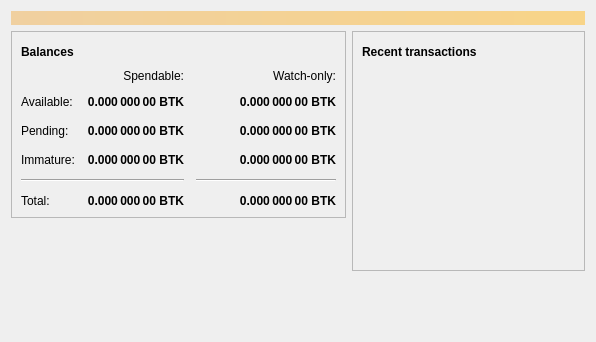
<?xml version="1.0" encoding="UTF-8"?>
<ui version="4.0">
 <class>OverviewPage</class>
 <widget class="QWidget" name="OverviewPage">
  <property name="geometry">
   <rect>
    <x>0</x>
    <y>0</y>
    <width>596</width>
    <height>342</height>
   </rect>
  </property>
  <property name="windowTitle">
   <string>Form</string>
  </property>
  <layout class="QVBoxLayout" name="topLayout">
   <item>
    <widget class="QLabel" name="labelAlerts">
     <property name="visible">
      <bool>false</bool>
     </property>
     <property name="styleSheet">
      <string notr="true">QLabel { background-color: qlineargradient(x1: 0, y1: 0, x2: 1, y2: 0, stop:0 #F0D0A0, stop:1 #F8D488); color:#000000; }</string>
     </property>
     <property name="wordWrap">
      <bool>true</bool>
     </property>
     <property name="margin">
      <number>3</number>
     </property>
     <property name="textInteractionFlags">
      <set>Qt::TextSelectableByMouse</set>
     </property>
    </widget>
   </item>
   <item>
    <layout class="QHBoxLayout" name="horizontalLayout" stretch="1,1">
     <item>
      <layout class="QVBoxLayout" name="verticalLayout_2">
       <item>
        <widget class="QFrame" name="frame">
         <property name="frameShape">
          <enum>QFrame::StyledPanel</enum>
         </property>
         <property name="frameShadow">
          <enum>QFrame::Raised</enum>
         </property>
         <layout class="QVBoxLayout" name="verticalLayout_4">
          <item>
           <layout class="QHBoxLayout" name="horizontalLayout_4">
            <item>
             <widget class="QLabel" name="label_5">
              <property name="font">
               <font>
                <weight>75</weight>
                <bold>true</bold>
               </font>
              </property>
              <property name="text">
               <string>Balances</string>
              </property>
             </widget>
            </item>
            <item>
             <widget class="QPushButton" name="labelWalletStatus">
              <property name="enabled">
               <bool>true</bool>
              </property>
              <property name="maximumSize">
               <size>
                <width>30</width>
                <height>16777215</height>
               </size>
              </property>
              <property name="toolTip">
               <string>The displayed information may be out of date. Your wallet automatically synchronizes with the Bitkincoin network after a connection is established, but this process has not completed yet.</string>
              </property>
              <property name="text">
               <string/>
              </property>
              <property name="icon">
               <iconset resource="../bitkincoin.qrc">
                <normaloff>:/icons/warning</normaloff>
                <disabledoff>:/icons/warning</disabledoff>:/icons/warning</iconset>
              </property>
              <property name="iconSize">
               <size>
                <width>24</width>
                <height>24</height>
               </size>
              </property>
              <property name="flat">
               <bool>true</bool>
              </property>
             </widget>
            </item>
            <item>
             <spacer name="horizontalSpacer_3">
              <property name="orientation">
               <enum>Qt::Horizontal</enum>
              </property>
              <property name="sizeHint" stdset="0">
               <size>
                <width>40</width>
                <height>20</height>
               </size>
              </property>
             </spacer>
            </item>
           </layout>
          </item>
          <item>
           <layout class="QGridLayout" name="gridLayout">
            <property name="spacing">
             <number>12</number>
            </property>
            <item row="2" column="2">
             <widget class="QLabel" name="labelWatchPending">
              <property name="font">
               <font>
                <weight>75</weight>
                <bold>true</bold>
               </font>
              </property>
              <property name="cursor">
               <cursorShape>IBeamCursor</cursorShape>
              </property>
              <property name="toolTip">
               <string>Unconfirmed transactions to watch-only addresses</string>
              </property>
              <property name="text">
               <string notr="true">0.000 000 00 BTK</string>
              </property>
              <property name="alignment">
               <set>Qt::AlignRight|Qt::AlignTrailing|Qt::AlignVCenter</set>
              </property>
              <property name="textInteractionFlags">
               <set>Qt::LinksAccessibleByMouse|Qt::TextSelectableByKeyboard|Qt::TextSelectableByMouse</set>
              </property>
             </widget>
            </item>
            <item row="2" column="1">
             <widget class="QLabel" name="labelUnconfirmed">
              <property name="font">
               <font>
                <weight>75</weight>
                <bold>true</bold>
               </font>
              </property>
              <property name="cursor">
               <cursorShape>IBeamCursor</cursorShape>
              </property>
              <property name="toolTip">
               <string>Total of transactions that have yet to be confirmed, and do not yet count toward the spendable balance</string>
              </property>
              <property name="text">
               <string notr="true">0.000 000 00 BTK</string>
              </property>
              <property name="alignment">
               <set>Qt::AlignRight|Qt::AlignTrailing|Qt::AlignVCenter</set>
              </property>
              <property name="textInteractionFlags">
               <set>Qt::LinksAccessibleByMouse|Qt::TextSelectableByKeyboard|Qt::TextSelectableByMouse</set>
              </property>
             </widget>
            </item>
            <item row="3" column="2">
             <widget class="QLabel" name="labelWatchImmature">
              <property name="font">
               <font>
                <weight>75</weight>
                <bold>true</bold>
               </font>
              </property>
              <property name="cursor">
               <cursorShape>IBeamCursor</cursorShape>
              </property>
              <property name="toolTip">
               <string>Mined balance in watch-only addresses that has not yet matured</string>
              </property>
              <property name="text">
               <string notr="true">0.000 000 00 BTK</string>
              </property>
              <property name="alignment">
               <set>Qt::AlignRight|Qt::AlignTrailing|Qt::AlignVCenter</set>
              </property>
              <property name="textInteractionFlags">
               <set>Qt::LinksAccessibleByMouse|Qt::TextSelectableByKeyboard|Qt::TextSelectableByMouse</set>
              </property>
             </widget>
            </item>
            <item row="4" column="0" colspan="2">
             <widget class="Line" name="line">
              <property name="orientation">
               <enum>Qt::Horizontal</enum>
              </property>
             </widget>
            </item>
            <item row="4" column="2">
             <widget class="Line" name="lineWatchBalance">
              <property name="sizePolicy">
               <sizepolicy hsizetype="Preferred" vsizetype="Fixed">
                <horstretch>0</horstretch>
                <verstretch>0</verstretch>
               </sizepolicy>
              </property>
              <property name="minimumSize">
               <size>
                <width>140</width>
                <height>0</height>
               </size>
              </property>
              <property name="orientation">
               <enum>Qt::Horizontal</enum>
              </property>
             </widget>
            </item>
            <item row="5" column="0">
             <widget class="QLabel" name="labelTotalText">
              <property name="text">
               <string>Total:</string>
              </property>
             </widget>
            </item>
            <item row="3" column="1">
             <widget class="QLabel" name="labelImmature">
              <property name="font">
               <font>
                <weight>75</weight>
                <bold>true</bold>
               </font>
              </property>
              <property name="cursor">
               <cursorShape>IBeamCursor</cursorShape>
              </property>
              <property name="toolTip">
               <string>Mined balance that has not yet matured</string>
              </property>
              <property name="text">
               <string notr="true">0.000 000 00 BTK</string>
              </property>
              <property name="alignment">
               <set>Qt::AlignRight|Qt::AlignTrailing|Qt::AlignVCenter</set>
              </property>
              <property name="textInteractionFlags">
               <set>Qt::LinksAccessibleByMouse|Qt::TextSelectableByKeyboard|Qt::TextSelectableByMouse</set>
              </property>
             </widget>
            </item>
            <item row="2" column="3">
             <spacer name="horizontalSpacer_2">
              <property name="orientation">
               <enum>Qt::Horizontal</enum>
              </property>
              <property name="sizeHint" stdset="0">
               <size>
                <width>40</width>
                <height>20</height>
               </size>
              </property>
             </spacer>
            </item>
            <item row="3" column="0">
             <widget class="QLabel" name="labelImmatureText">
              <property name="text">
               <string>Immature:</string>
              </property>
             </widget>
            </item>
            <item row="5" column="1">
             <widget class="QLabel" name="labelTotal">
              <property name="font">
               <font>
                <weight>75</weight>
                <bold>true</bold>
               </font>
              </property>
              <property name="cursor">
               <cursorShape>IBeamCursor</cursorShape>
              </property>
              <property name="toolTip">
               <string>Your current total balance</string>
              </property>
              <property name="text">
               <string notr="true">0.000 000 00 BTK</string>
              </property>
              <property name="alignment">
               <set>Qt::AlignRight|Qt::AlignTrailing|Qt::AlignVCenter</set>
              </property>
              <property name="textInteractionFlags">
               <set>Qt::LinksAccessibleByMouse|Qt::TextSelectableByKeyboard|Qt::TextSelectableByMouse</set>
              </property>
             </widget>
            </item>
            <item row="5" column="2">
             <widget class="QLabel" name="labelWatchTotal">
              <property name="font">
               <font>
                <weight>75</weight>
                <bold>true</bold>
               </font>
              </property>
              <property name="cursor">
               <cursorShape>IBeamCursor</cursorShape>
              </property>
              <property name="toolTip">
               <string>Current total balance in watch-only addresses</string>
              </property>
              <property name="text">
               <string notr="true">0.000 000 00 BTK</string>
              </property>
              <property name="alignment">
               <set>Qt::AlignRight|Qt::AlignTrailing|Qt::AlignVCenter</set>
              </property>
              <property name="textInteractionFlags">
               <set>Qt::LinksAccessibleByMouse|Qt::TextSelectableByKeyboard|Qt::TextSelectableByMouse</set>
              </property>
             </widget>
            </item>
            <item row="0" column="2">
             <widget class="QLabel" name="labelWatchonly">
              <property name="text">
               <string>Watch-only:</string>
              </property>
              <property name="alignment">
               <set>Qt::AlignRight|Qt::AlignTrailing|Qt::AlignVCenter</set>
              </property>
             </widget>
            </item>
            <item row="1" column="0">
             <widget class="QLabel" name="labelBalanceText">
              <property name="text">
               <string>Available:</string>
              </property>
             </widget>
            </item>
            <item row="1" column="1">
             <widget class="QLabel" name="labelBalance">
              <property name="font">
               <font>
                <weight>75</weight>
                <bold>true</bold>
               </font>
              </property>
              <property name="cursor">
               <cursorShape>IBeamCursor</cursorShape>
              </property>
              <property name="toolTip">
               <string>Your current spendable balance</string>
              </property>
              <property name="text">
               <string notr="true">0.000 000 00 BTK</string>
              </property>
              <property name="alignment">
               <set>Qt::AlignRight|Qt::AlignTrailing|Qt::AlignVCenter</set>
              </property>
              <property name="textInteractionFlags">
               <set>Qt::LinksAccessibleByMouse|Qt::TextSelectableByKeyboard|Qt::TextSelectableByMouse</set>
              </property>
             </widget>
            </item>
            <item row="1" column="2">
             <widget class="QLabel" name="labelWatchAvailable">
              <property name="font">
               <font>
                <weight>75</weight>
                <bold>true</bold>
               </font>
              </property>
              <property name="cursor">
               <cursorShape>IBeamCursor</cursorShape>
              </property>
              <property name="toolTip">
               <string>Your current balance in watch-only addresses</string>
              </property>
              <property name="text">
               <string notr="true">0.000 000 00 BTK</string>
              </property>
              <property name="alignment">
               <set>Qt::AlignRight|Qt::AlignTrailing|Qt::AlignVCenter</set>
              </property>
              <property name="textInteractionFlags">
               <set>Qt::LinksAccessibleByMouse|Qt::TextSelectableByKeyboard|Qt::TextSelectableByMouse</set>
              </property>
             </widget>
            </item>
            <item row="2" column="0">
             <widget class="QLabel" name="labelPendingText">
              <property name="text">
               <string>Pending:</string>
              </property>
             </widget>
            </item>
            <item row="0" column="1">
             <widget class="QLabel" name="labelSpendable">
              <property name="text">
               <string>Spendable:</string>
              </property>
              <property name="alignment">
               <set>Qt::AlignRight|Qt::AlignTrailing|Qt::AlignVCenter</set>
              </property>
             </widget>
            </item>
           </layout>
          </item>
         </layout>
        </widget>
       </item>
       <item>
        <spacer name="verticalSpacer">
         <property name="orientation">
          <enum>Qt::Vertical</enum>
         </property>
         <property name="sizeHint" stdset="0">
          <size>
           <width>20</width>
           <height>40</height>
          </size>
         </property>
        </spacer>
       </item>
      </layout>
     </item>
     <item>
      <layout class="QVBoxLayout" name="verticalLayout_3">
       <item>
        <widget class="QFrame" name="frame_2">
         <property name="frameShape">
          <enum>QFrame::StyledPanel</enum>
         </property>
         <property name="frameShadow">
          <enum>QFrame::Raised</enum>
         </property>
         <layout class="QVBoxLayout" name="verticalLayout">
          <item>
           <layout class="QHBoxLayout" name="horizontalLayout_2">
            <item>
             <widget class="QLabel" name="label_4">
              <property name="font">
               <font>
                <weight>75</weight>
                <bold>true</bold>
               </font>
              </property>
              <property name="text">
               <string>Recent transactions</string>
              </property>
             </widget>
            </item>
            <item>
             <widget class="QPushButton" name="labelTransactionsStatus">
              <property name="enabled">
               <bool>true</bool>
              </property>
              <property name="maximumSize">
               <size>
                <width>30</width>
                <height>16777215</height>
               </size>
              </property>
              <property name="toolTip">
               <string>The displayed information may be out of date. Your wallet automatically synchronizes with the Bitkincoin network after a connection is established, but this process has not completed yet.</string>
              </property>
              <property name="text">
               <string/>
              </property>
              <property name="icon">
               <iconset resource="../bitkincoin.qrc">
                <normaloff>:/icons/warning</normaloff>
                <disabledoff>:/icons/warning</disabledoff>:/icons/warning</iconset>
              </property>
              <property name="iconSize">
               <size>
                <width>24</width>
                <height>24</height>
               </size>
              </property>
              <property name="flat">
               <bool>true</bool>
              </property>
             </widget>
            </item>
            <item>
             <spacer name="horizontalSpacer">
              <property name="orientation">
               <enum>Qt::Horizontal</enum>
              </property>
              <property name="sizeHint" stdset="0">
               <size>
                <width>40</width>
                <height>20</height>
               </size>
              </property>
             </spacer>
            </item>
           </layout>
          </item>
          <item>
           <widget class="QListView" name="listTransactions">
            <property name="styleSheet">
             <string notr="true">QListView { background: transparent; }</string>
            </property>
            <property name="frameShape">
             <enum>QFrame::NoFrame</enum>
            </property>
            <property name="verticalScrollBarPolicy">
             <enum>Qt::ScrollBarAlwaysOff</enum>
            </property>
            <property name="horizontalScrollBarPolicy">
             <enum>Qt::ScrollBarAlwaysOff</enum>
            </property>
            <property name="selectionMode">
             <enum>QAbstractItemView::NoSelection</enum>
            </property>
           </widget>
          </item>
         </layout>
        </widget>
       </item>
       <item>
        <spacer name="verticalSpacer_2">
         <property name="orientation">
          <enum>Qt::Vertical</enum>
         </property>
         <property name="sizeHint" stdset="0">
          <size>
           <width>20</width>
           <height>40</height>
          </size>
         </property>
        </spacer>
       </item>
      </layout>
     </item>
    </layout>
   </item>
  </layout>
 </widget>
 <resources/>
 <connections/>
</ui>
